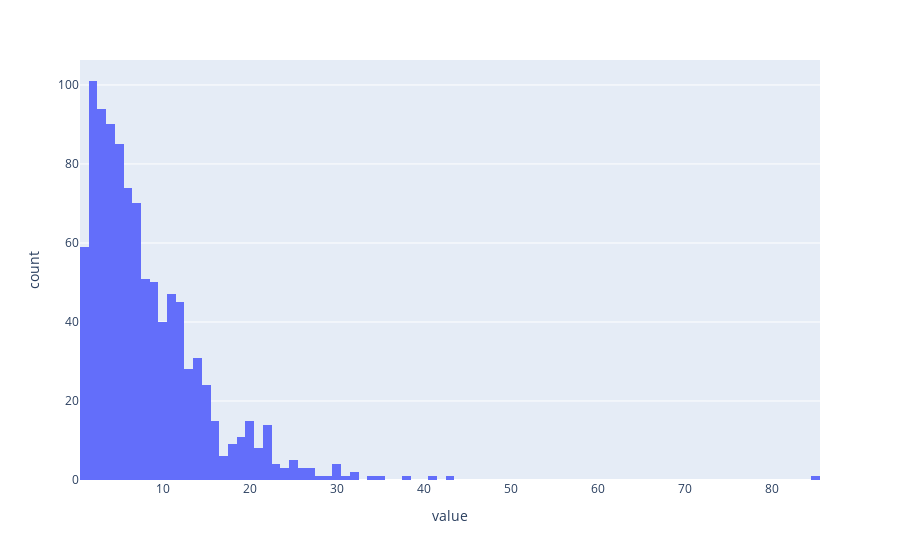

The notebook cell saved with this chart:
### Code cell
scale_annealer = lambda progress: 1

opt_params={'lr': lr, 'height': 1.0, 'width': bounds/10,
            'scale_annealer': scale_annealer, 'n_epochs': max_iterations}
escape_time_analysis(aa.SGD_TC, opt_params, repeat=False)

### Figure 1 — Plotly figure (JSON) as saved in the notebook; plotly's stock layout.template omitted (floating-point values rounded to 4 significant figures; data arrays with more than 128 entries replaced by an {"elided": "..."} marker saying what was removed)
{"data": [{"alignmentgroup": "True", "bingroup": "x", "hovertemplate": "variable=0<br>value=%{x}<br>count=%{y}<extra></extra>", "legendgroup": "0", "marker": {"color": "#636efa", "pattern": {"shape": ""}}, "name": "0", "nbinsx": 102, "offsetgroup": "0", "orientation": "v", "showlegend": true, "type": "histogram", "x": {"elided": "1000 int values"}, "xaxis": "x", "yaxis": "y"}], "layout": {"barmode": "relative", "legend": {"title": {"text": "variable"}, "tracegroupgap": 0}, "margin": {"t": 60}, "showlegend": false, "xaxis": {"anchor": "y", "domain": [0, 1], "title": {"text": "value"}}, "yaxis": {"anchor": "x", "domain": [0, 1], "title": {"text": "count"}}}}
